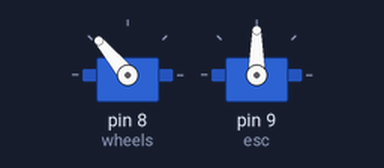
Recording of a sketch running on a simulated Arduino Uno, built with avr-gcc and run on an emulated ATmega328P. On the bench: 2 × servo.

Above: at 3.1 s.
At 3.7 s:
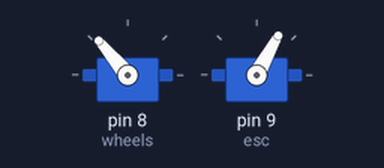
At 7.5 s:
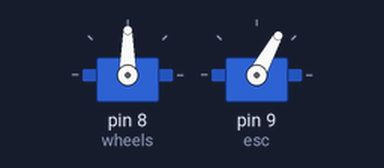
At 9.5 s:
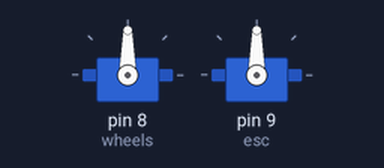
Timing chart, 0 to 11.0 s (numbered marks = the images above):
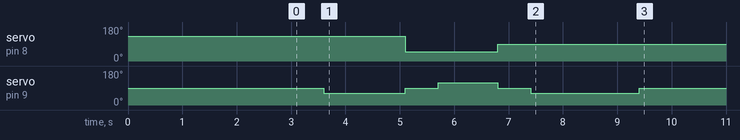

The sketch:

_3PointTurnCode.ino
```cpp
#include <Servo.h>

Servo wheels; // servo for turning the wheels
Servo esc; // not actually a servo, but controlled like one!
int pos = 90;
int speed = 90;
int count = 0;
bool trigger = true;
int forwardTime = 1000;
int backwardTime = 600;
int pauseTime = 500;
int servoMoveTime = 600;
int straightTime = 1500;

void setup() {
  delay(3000);
  wheels.attach(8); // initialize wheel servo to Digital IO Pin #8
  esc.attach(9); // initialize ESC to Digital IO Pin #9
  wheels.write(pos);
  esc.write(speed);
}

void loop() {
  if (trigger) {
    while (count < 1) {
      left_forward();
      pause_vehicle();
      right_backward();
      pause_vehicle();
      straight_forward();
      pause_vehicle();
      count++  ;
    }
  }
}

void left_forward(void) {
  wheels.write(130);
  delay(servoMoveTime);
  for (speed = 90; speed > 60; speed--) {
    esc.write(speed);
  }
  delay(forwardTime);
}

void right_backward(void) {
  wheels.write(50);
  delay(servoMoveTime);
  for (speed = 90; speed < 120; speed++) {
    esc.write(speed);
  }
  delay(backwardTime);
}

void pause_vehicle(void) {
  esc.detach();
  delay(pauseTime);
  esc.attach(9);
  esc.write(90);
}

void straight_forward(void) {
  wheels.write(90);
  delay(servoMoveTime);
  for (speed = 90; speed > 60; speed--) {
    esc.write(speed);
  }
  delay(straightTime);
}
```

Measured:
- by itself, servo on pin 8 (wheels): 130° → 50° at 5.1 s, → 90° 1.7 s later
- by itself, servo on pin 9 (esc): 90° → 61° at 3.6 s, → 90° 1.5 s later, → 119° 0.60 s later, → 90° 1.1 s later, … (6 changes in this stretch)
